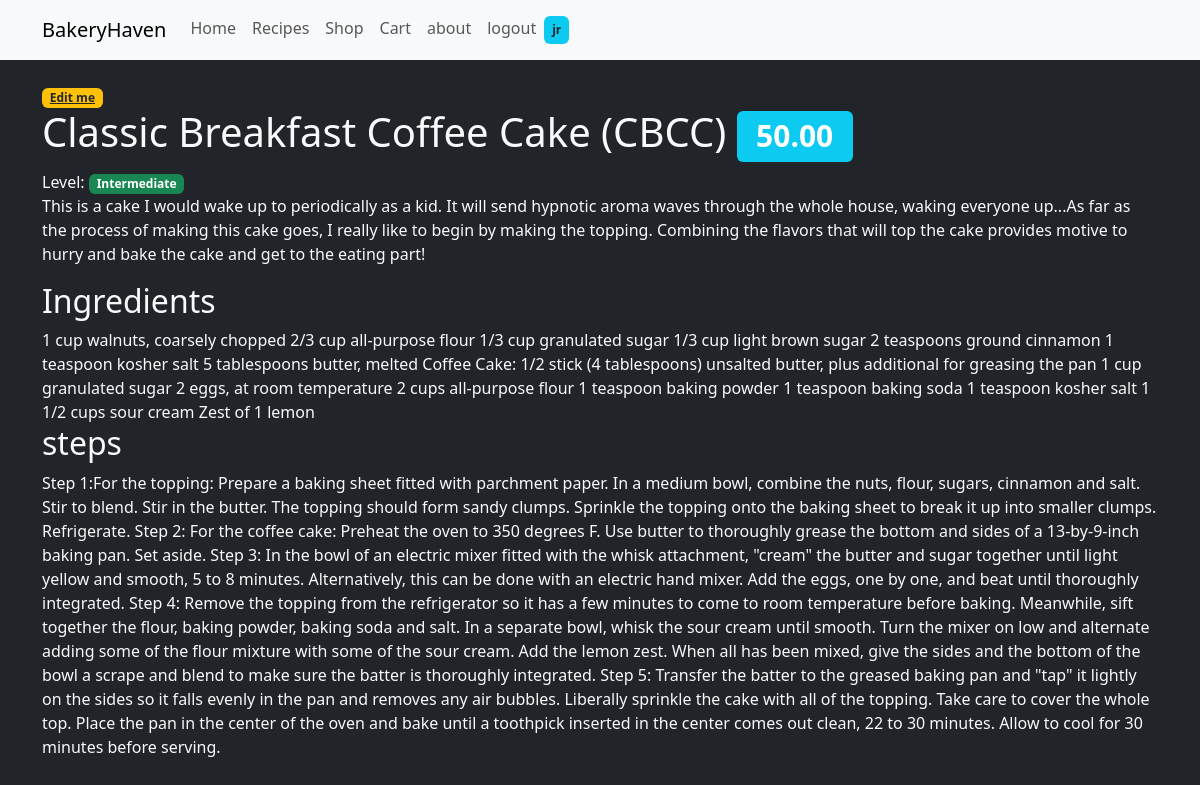
/recipe/2/ (signed in), run on the app's committed database.
### base/models.py (models this page shows, shortened)
class Recipe(models.Model):
    cookingLevels = {
        "B": "Beginner",
        "I": "Intermediate",
        "P":"Pro"
    }
    name = models.CharField(max_length=255) # "Coaching Rugby by Antony"
    decription = models.TextField() #
    prepTime = models.IntegerField()
    cookTime = models.IntegerField()
    level = models.CharField(max_length=1, choices=cookingLevels)
    ingredients = models.TextField()
    steps = models.TextField()
    price = models.DecimalField(max_digits=10, decimal_places=2)
    created_at = models.DateTimeField(auto_now_add=True)
    updated_at = models.DateTimeField(auto_now=True)
    class Meta:
        ordering =['-updated_at','-created_at']

### base/views.py (the view)
# urls.py: path('recipe/<str:pk>/',views.recipe, name='recipe'),
@login_required(login_url="login")
def recipe(request, pk):
    recipe = Recipe.objects.get(id=pk)
    context = {'recipe':recipe}
    return render(request, 'base/recipe.html',context)

### base/templates/base/recipe.html
{% extends 'main.html'%} {% block content%}
<div class="container my-4 fs-6">
  <a href="{% url 'update-recipe' recipe.id %}" class="badge text-dark bg-warning">Edit me</a>
  <h1>{{recipe.name}} <span class="badge bg-info">{{recipe.price}}</span></h1>
  <p>
    Level: <span class="badge bg-success">{{recipe.get_level_display}}</span>
    <br />
    {{recipe.decription}}
  </p>
  <h2>Ingredients</h2>
  <div>{{recipe.ingredients}}</div>
  <h2>steps</h2>
  <div>{{recipe.steps}}</div>
</div>
{% endblock content %}

### templates/navbar.html (shortened to what this page needs)
<nav class="navbar navbar-expand-lg bg-body-tertiary">
    <div class="container">
      <a class="navbar-brand" href="{% url 'home' %}">BakeryHaven</a>
      <div class="collapse navbar-collapse" id="navbarNav">
        <ul class="navbar-nav">
          <li class="nav-item">
            <a class="nav-link" aria-current="page" href="{% url 'home' %}">Home</a>
          </li>
          <li class="nav-item">
            <a class="nav-link" href="{% url 'recipes'%}">Recipes</a>
          </li>
          <li class="nav-item">
            <a class="nav-link" href="{% url 'shops'%}">Shop</a>
          </li>
          <li class="nav-item">
            {% if request.user.is_authenticated %}
            <a class="nav-link" href="{% url 'cart'%}">Cart</a>
            {% endif %}
          </li>
          <li class="nav-item">
            <a class="nav-link" href="{% url 'about'%}">about</a>
          </li>
          <li class="nav-item">
            {% if request.user.is_authenticated %}
            <a class="nav-link" href="{% url 'logout'%}">logout</a>
            {% else %}
            <a class="nav-link" href="{% url 'login'%}">login</a>
            {% endif %}
          </li>
          <li class="nav-item h-100 my-2">
            <a class="nav-link text-dark badge bg-info py-2" href=""> {{request.user.username}}</a>
          </li>
        </ul>
      </div>
    </div>
  </nav>

### data on the page
Recipe: name "Classic Breakfast Coffee Cake (CBCC)", price "50.00", level "Intermediate", decription "This is a cake I would wake up to periodically as a kid. It will send hypnotic aroma waves through the whole house, waking everyone up...As far as the process of making this cake goes, I really like to begin by making the topping. Combining the flavors that will top the cake provides motive to hurry and bake the cake and get to the eating part!", ingredients "1 cup walnuts, coarsely chopped 2/3 cup all-purpose flour 1/3 cup granulated sugar 1/3 cup light brown sugar 2 teaspoons ground cinnamon 1 teaspoon kosher salt 5 tablespoons butter, melted Coffee Cake: 1/2 stick (4 tablespoons) unsalted butter, plus additional for greasing the pan 1 cup granulated sugar 2 eggs, at room temperature 2 cups all-purpose flour 1 teaspoon baking powder 1 teaspoon baking soda 1 teaspoon kosher salt 1 1/2 cups sour cream Zest of 1 lemon", steps "Step 1:For the topping: Prepare a baking sheet fitted with parchment paper. In a medium bowl, combine the nuts, flour, sugars, cinnamon and salt. Stir to blend. Stir in the butter. The topping should form sandy clumps. Sprinkle the topping onto the baking sheet to break it up into smaller clumps. Refrigerate. Step 2: For the coffee cake: Preheat the oven to 350 degrees F. Use butter to thoroughly grease the bottom and sides of a 13-by-9-inch baking pan. Set aside. Step 3: In the bowl of an electric mixer fitted with the whisk attachment, \"cream\" the butter and sugar together until light yellow and smooth, 5 to 8 minutes. Alternatively, this can be done with an electric hand mixer. Add the…"

### other printed values
{{ request.user.username }} "jr"
